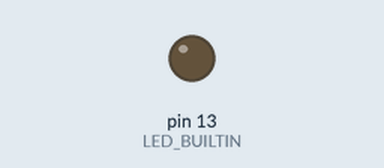
Recording of a sketch running on a simulated Arduino Uno, built with avr-gcc and run on an emulated ATmega328P. Shown: output pins drawn as LEDs (lit = HIGH).

Above: at 1.3 s.
At 30.2 s:
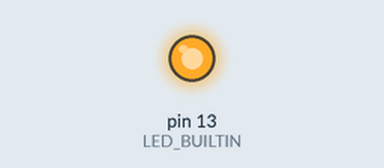
Timing chart, 0 to 30.8 s (numbered marks = the images above):
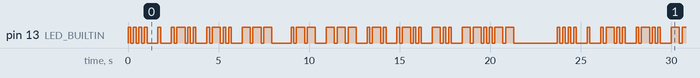

The sketch:

Sketch_hello_led.ino
```cpp
/**
 Hello LED
Show message "Hello world!"
with onboard LED and Morse code
*/

int msgSize = 54;

// Morze message.
// 3 = dash
// 1 = dot
// 0 = pause
int msg[54] = {
    1, 1, 1, 1, 0,     // "h"
    1, 0,              // "e"
    1, 3, 1, 1, 0,     // "l"
    1, 3, 1, 1, 0,     // "l"
    3, 3, 3, 0,        // "o"
    0,
    1, 3, 3, 0,        // "w"
    3, 3, 3, 0,        // "o"
    1, 3, 1, 0,        // "r"
    1, 3, 1, 1, 0,     // "l"
    3, 1, 1, 0,        // "d"
    3, 3, 1, 1, 3, 3, 0, // "!"
    0, 0, 0
 };

int speed = 150; // dot delay

void setup() {
  //Put your setup code here, to run once:
  pinMode(LED_BUILTIN, OUTPUT);

}

void loop() {
  //Put your main code here, to run repeatedly:

    for(int i = 0; i < msgSize; i++) {
        if(msg[i] != 0) {
            digitalWrite(LED_BUILTIN, HIGH);
            delay(msg[i] * speed);
        }
        else {
            digitalWrite(LED_BUILTIN, LOW);
            delay(2 * speed);
        }

        digitalWrite(LED_BUILTIN, LOW);
        delay(speed);
    }
}
```

Measured:
- by itself, pin 13 (LED_BUILTIN): moves between LOW and HIGH, repeating every 23.7 s
- by itself, everything shown: repeats every 23.7 s, in 76 steps
